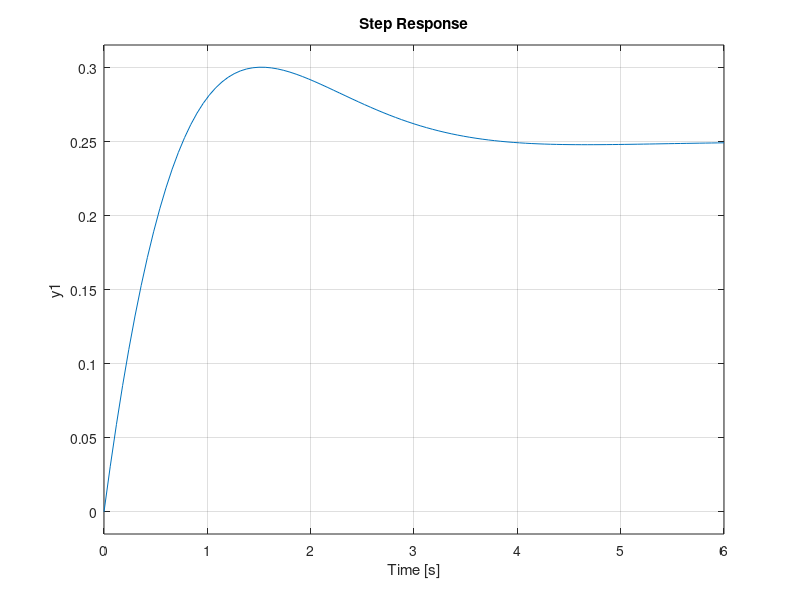
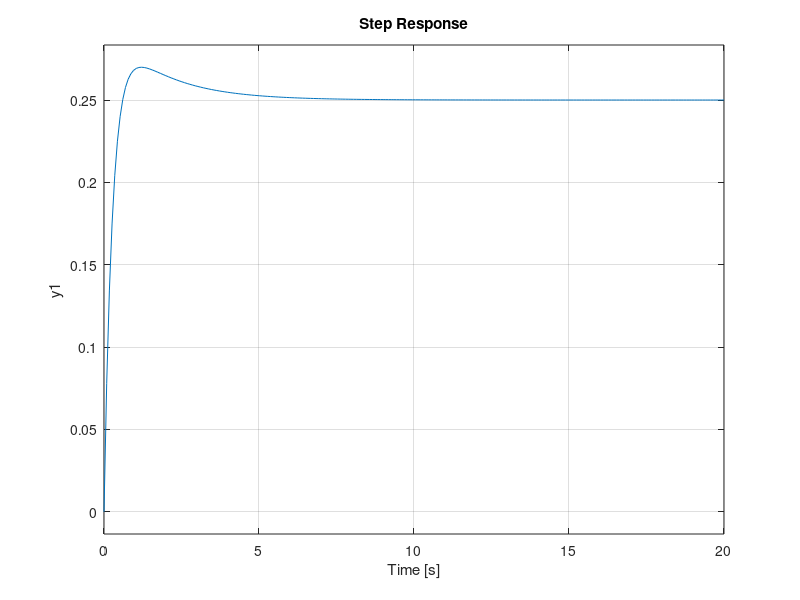
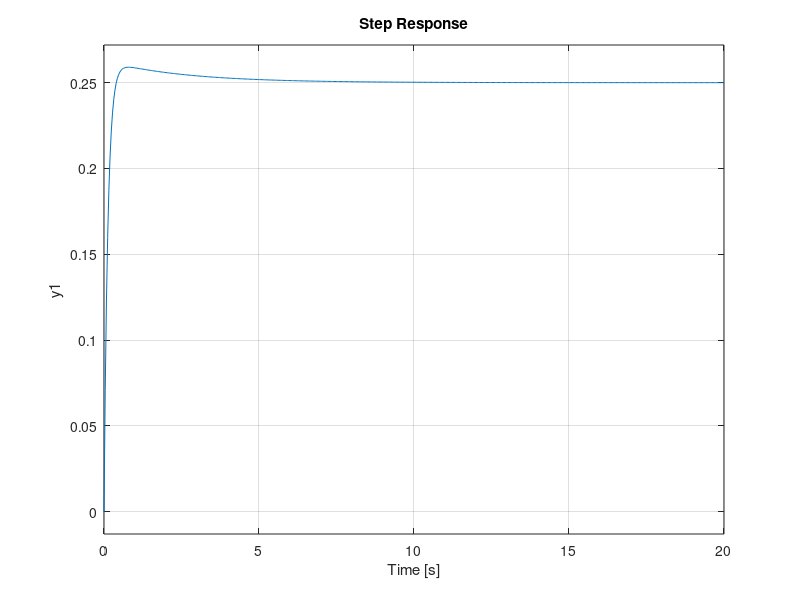

The MATLAB script that drew these images, in order:
clc;
clear all;
close all;
m = 0.111;
R = 0.015;
g = -9.8;
L = 1.0;
d = 0.03;
J = 9.99e-6;
s = tf('s');
P_ball = -m*g*d/L/(J/R^2+m)/s^2;

Kp = 1;
C = pid(Kp);
sys_cl=feedback(C*P_ball,1);
figure(1);
step(0.25*sys_cl)
axis([0 70 0 0.5])

m = 0.111;
R = 0.015;
g = -9.8;
L = 1.0;
d = 0.03;
J = 9.99e-6;
s = tf('s');
P_ball = -m*g*d/L/(J/R^2+m)/s^2;

Kp = 10;
Kd = 10;
C = pid(Kp,0,Kd);

sys_cl=feedback(C*P_ball,1);

t=0:0.01:5;
step(0.25*sys_cl);

Kp = 10;
Kd = 20;
C = pid(Kp,0,Kd);
sys_cl=feedback(C*P_ball,1);
figure(2);
step(0.25*sys_cl);

Kp = 15;
Kd = 40;
C = pid(Kp,0,Kd);
sys_cl=feedback(C*P_ball,1);
figure(3);
step(0.25*sys_cl)